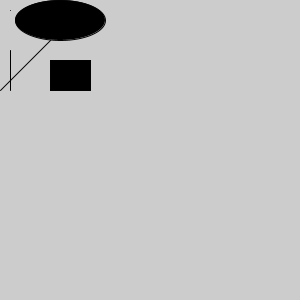
Frame 1 (no input)
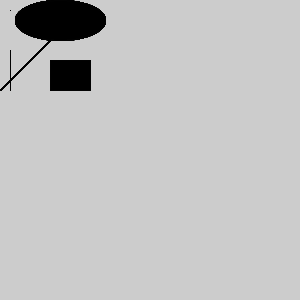
Frame 60 (the mouse pressed at the canvas centre just before this capture)
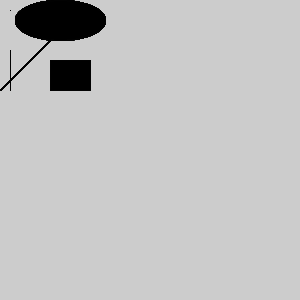
Frame 120 (the mouse held since frame 60 and released just before this capture)

The Processing sketch that drew these frames (run headless with seeded random() and noise(); from frame 60 on, the mouse is pressed at the canvas centre):

// Processing sketch: Helton
// ── Helton.pde
void setup(){
  //Setup stroke, size, and fill
  size(300,300);
  fill(0);
  stroke(2);
}
void draw(){
  //Draw the shapes
  point(10,10);
  line(10,50,10,90);
  line(0,90,50,40);
  ellipseMode(CENTER);
  ellipse(60,20,90,40);
  rectMode(CORNERS);
  rect(50,60,90,90);
}
